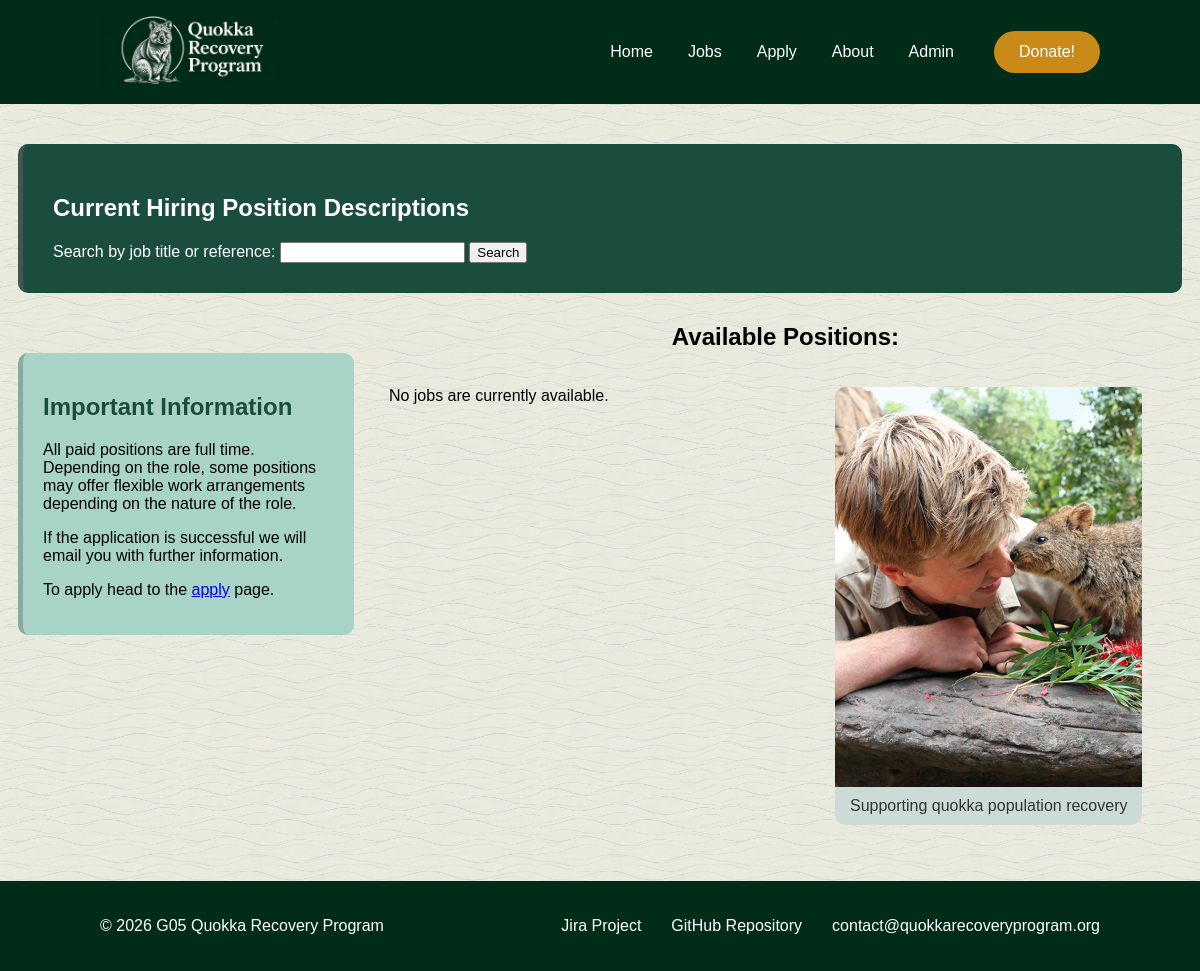
Before: /jobs.php with the older database file.
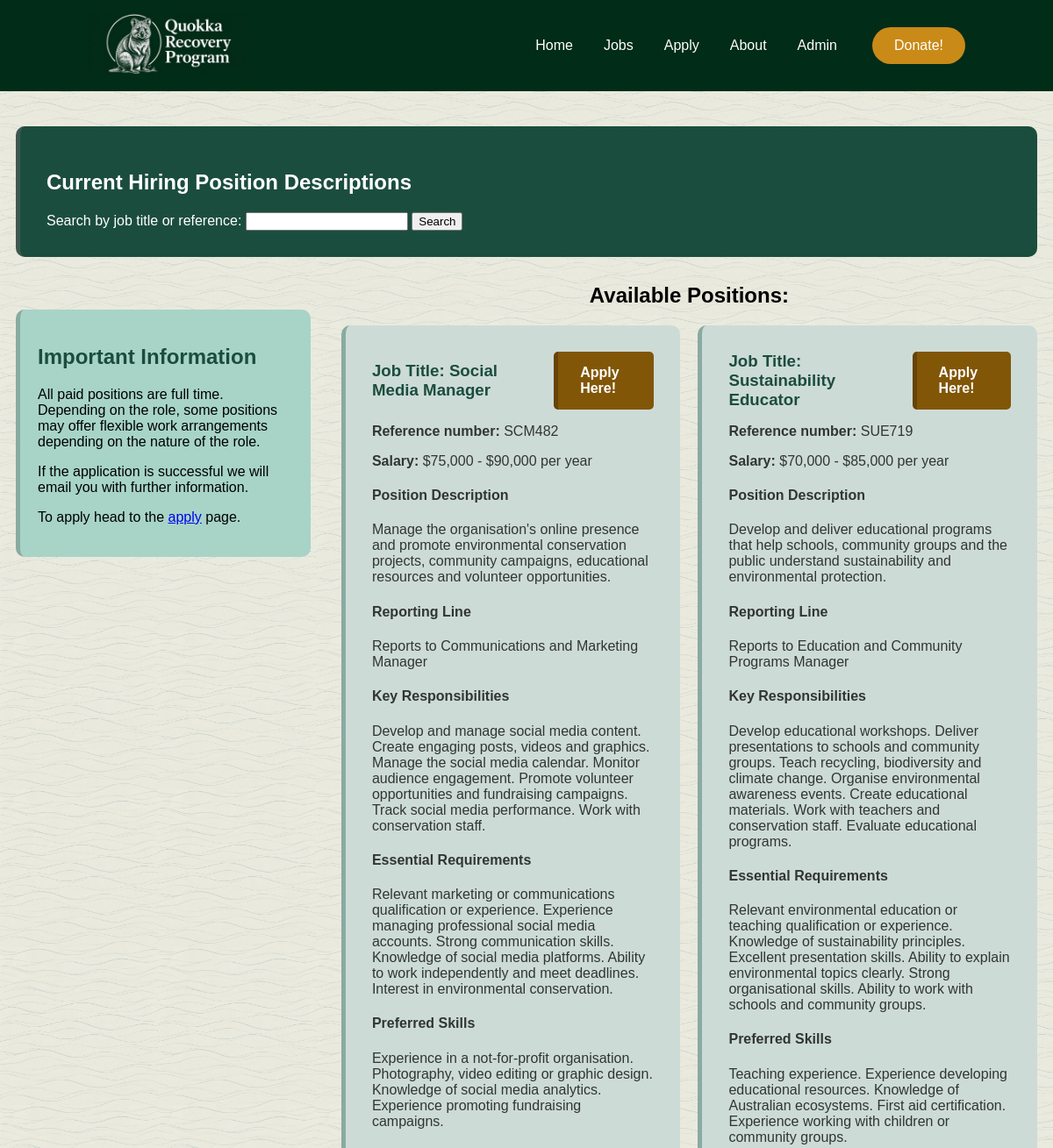
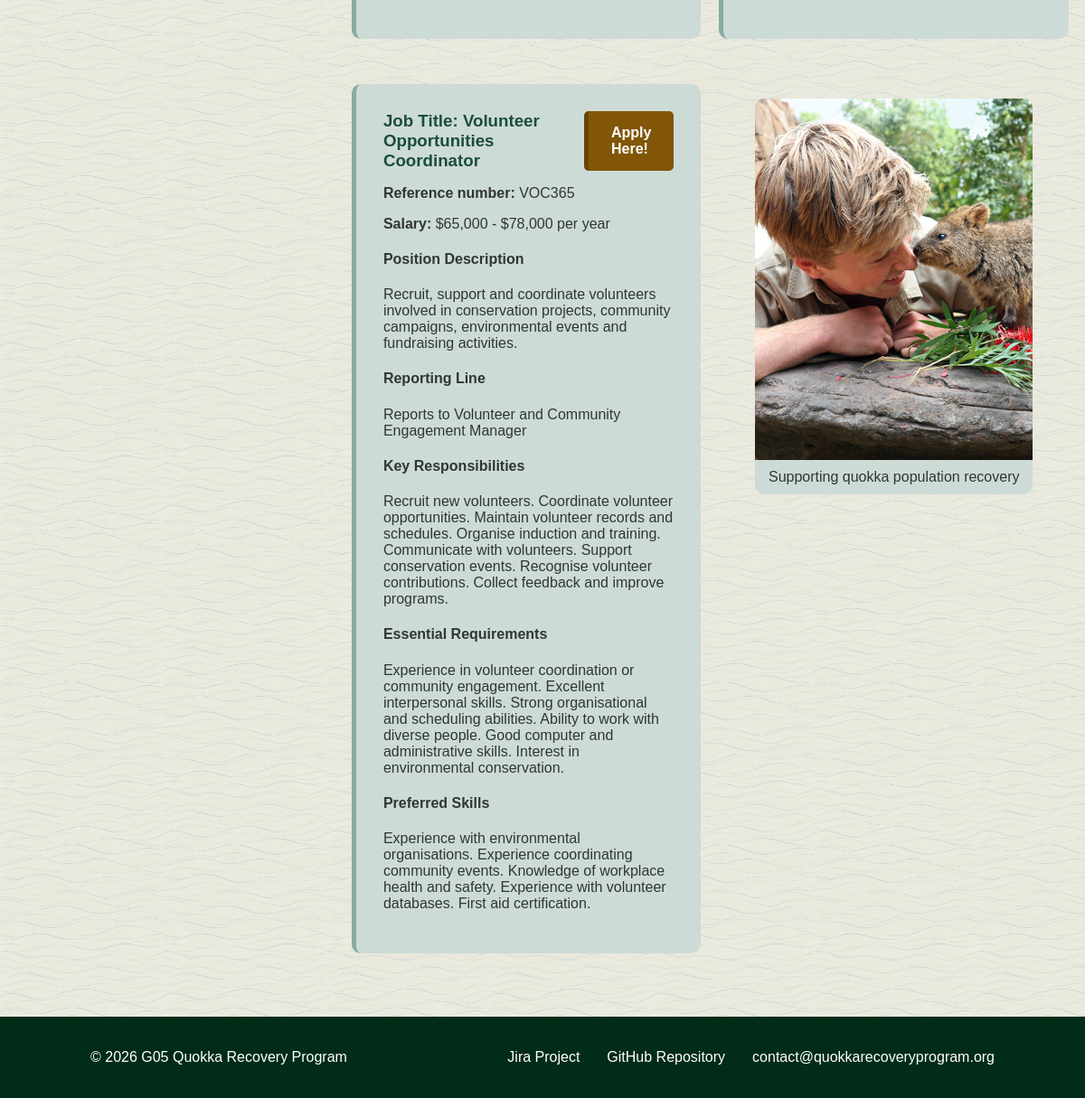
After: the same page with the newer database file (2 pictures, top to bottom).
### tables this page shows
CREATE TABLE IF NOT EXISTS `jobs` (
    `job_id` INT NOT NULL AUTO_INCREMENT,
    `job_ref` CHAR(6) NOT NULL,
    `job_title` VARCHAR(100) NOT NULL,
    `salary` VARCHAR(50) NOT NULL,
    `description` TEXT NOT NULL,
    `reporting_line` VARCHAR(150) NOT NULL,
    `responsibilities` TEXT NOT NULL,
    `essential_requirements` TEXT NOT NULL,
    `preferred_skills` TEXT NOT NULL,
    PRIMARY KEY (`job_id`),
    UNIQUE KEY `job_ref` (`job_ref`)
);

### jobs.php (the view, shortened to what this page needs)
<?php
include 'header.inc';
require_once 'settings.php';
$conn = mysqli_connect($host, $user, $pwd, $sql_db);
if (isset($_GET['search'])) {
    $search = mysqli_real_escape_string($conn, $_GET['search']);
    $sql = "SELECT * FROM jobs
            WHERE job_title LIKE '%$search%'
            OR job_ref LIKE '%$search%'";
} else {
    $sql = "SELECT * FROM jobs";
}
$result = mysqli_query($conn, $sql);
?>
<main>
    <section id="jobs-title">
        <h1>Current Hiring Position Descriptions</h1>
        <form action="jobs.php" method="get">
            <label for="search">Search by job title or reference:</label>
            <input
                type="text"
                id="search"
                name="search"
                value="<?php
                    if (isset($_GET['search'])) {
                        echo $_GET['search'];
                    }
                ?>">
            <input type="submit" value="Search">
        </form>
    </section>
    <aside id="jobs-info">
        <h2>Important Information</h2>
        <p>
            All paid positions are full time. Depending on the role,
            some positions may offer flexible work arrangements
            depending on the nature of the role.
        </p>
        <p>
            If the application is successful we will email you
            with further information.
        </p>
        <p>
            To apply head to the <a href="apply.php">apply</a> page.
        </p>
    </aside>
    <section>
        <h2 style="text-align: center;">Available Positions:</h2>
    </section>
    <div class="jobs-grid">
        <?php
        if (mysqli_num_rows($result) > 0) {
            while ($row = mysqli_fetch_assoc($result)) {
                echo "<article class='job-block'>";
                echo "<div class='job-title-row'>";
                echo "<h3 class='job-heading'><strong>Job Title: </strong>"
                    . $row['job_title'] . "</h3>";
                echo "<a class='apply-here' href='apply.php'>Apply Here!</a>";
                echo "</div>";
                echo "<p><strong>Reference number: </strong>"
                    . $row['job_ref'] . "</p>";
                echo "<p><strong>Salary: </strong>"
                    . $row['salary'] . "</p>";
                echo "<h4>Position Description</h4>";
                echo "<p>" . $row['description'] . "</p>";
                echo "<h4>Reporting Line</h4>";
                echo "<p>Reports to " . $row['reporting_line'] . "</p>";
                echo "<h4>Key Responsibilities</h4>";
                echo "<p>" . $row['responsibilities'] . "</p>";
                echo "<h4>Essential Requirements</h4>";
                echo "<p>" . $row['essential_requirements'] . "</p>";
                echo "<h4>Preferred Skills</h4>";
                echo "<p>" . $row['preferred_skills'] . "</p>";
                echo "</article>";
            }
        } else {
            if (isset($_GET['search'])) {
                echo "<p>No matching jobs found.</p>";
            } else {
                echo "<p>No jobs are currently available.</p>";
            }
        }
        ?>
        <figure class="jobs-image">
            <img
                src="images/jobs-image.jpg"
                alt="Volunteers planting trees in a community park.">
            <figcaption style="background-color: #cddbd7; color: #313534;
                        padding: 10px; text-align: center;
                        border-radius: 0 0 10px 10px;">
                        Supporting quokka population recovery</figcaption>
        </figure>
    </div>
</main>
<?php
include 'footer.inc';
?>

### header.inc (shortened to what this page needs)
<?php
$current_page = basename($_SERVER['PHP_SELF']);
?>
<!DOCTYPE html>
<html lang="en">
<head>
  <link rel="stylesheet" href="styles.css">
</head>
<body>
<header>
  <div class="header-content">
    <a href="index.php">
      <img class="logo" src="images/quokka_logo.png" alt="Quokka Recovery Program logo">
    </a>
    <?php include 'nav.inc'; ?>
    <a class="donate-button" href="#">Donate!</a>
  </div>
</header>

### nav.inc
<?php
$nav_links = [
    'index.php' => 'Home',
    'jobs.php'  => 'Jobs',
    'apply.php' => 'Apply',
    'about.php' => 'About',
    'manage.php' => 'Admin'
];
?>
<nav aria-label="Main navigation">
<?php foreach ($nav_links as $file => $label): ?>
  <a href="<?php echo $file; ?>"<?php if ($current_page === $file) { echo ' aria-current="page"'; } ?>><?php echo $label; ?></a>
<?php endforeach; ?>
</nav>

### footer.inc (shortened to what this page needs)
  <footer>
    <div class="footer-content">
        <p>&copy; 2026 G05 Quokka Recovery Program </p>
        <div class="footer-links">
            <a href="https://g05-applied-web-project.atlassian.net/jira/software/projects/SCRUM/boards/1"
               target="_blank">
                Jira Project
            </a>
            <a href="https://github.com/106009537/g05-applied-web-project.git"
               target="_blank">
                GitHub Repository
            </a>
            <a href="mailto:106009537@student.swin.edu.au">
                contact@quokkarecoveryprogram.org
            </a>
        </div>
    </div>
</footer>
</body>
</html>

### styles.css (style rules this page uses)
main { width: 97%; max-width: 1400px; margin: 0 auto; }
html, body { margin: 0; padding: 0; }
header { background-color: #002C18; width: 100vw; margin-left: calc(50% - 50vw); }
.header-content { width: 90%; max-width: 1000px; margin: 0 auto; padding: 15px 0; display: flex; align-items: center; }
.logo { width: 180px; height: auto; }
nav { display: flex; gap: 35px; margin-left: auto; }
nav a { color: white; text-decoration: none; }
.donate-button { margin-left: 40px; background-color: #C98A17; color: white; padding: 12px 25px; border-radius: 25px; text-decoration: none; }
body { font-family: 'Trebuchet MS', 'Lucida Sans Unicode', 'Lucida Grande', 'Lucida Sans', Arial, sans-serif; background-color: #ffffff; background-image: url("images/waves-pattern.png"); background-repeat: repeat; background-size: 180px; }
footer { background-color: #002C18; color: white; margin-top: 40px; }
.footer-content { width: 90%; max-width: 1000px; margin: 0 auto; display: flex; justify-content: space-between; align-items: center; padding: 20px 0; }
.footer-links { display: flex; gap: 30px; }
.footer-links a { color: white; text-decoration: none; }
.apply-here { background-color: rgb(129, 86, 7); color: white; padding: 15px 25px; border-radius: 5px; text-decoration: none; margin-left: 20px; font-weight: bold; border-left: 5px solid rgb(102, 68, 5); }
.jobs-grid { display: grid; grid-template-columns: 1fr 1fr; gap: 20px; }
.job-title-row { display: flex; align-items: center; justify-content: flex-start; }
.job-heading { margin: 0; color: #1B4D3E; }
#jobs-title { background-color: #1B4D3E; border-left: 5px solid rgb(64, 87, 81); color: white; padding: 30px; border-radius: 10px; margin-top: 40px; margin-bottom: 30px; }
.job-block { background-color: #cddbd7; color: #313534; padding: 30px; margin-bottom: 30px; border-radius: 10px; border-left: 5px solid #88aba1; }
#jobs-title h1 { color: white; }
#jobs-info { width: 25%; margin: 30px 3% 30px 0; padding: 20px; background-color: #a7d4c7; border-left: 5px solid #88aba1; border-radius: 10px; float: left; }
#jobs-info h2 { color: #1B4D3E; }
.jobs-image { border-radius: 10px; text-align: center; overflow: hidden; }
.jobs-image img { width: 100%; height: 400px; object-fit: cover; display: block; }

Changed rows visible on the page:
added jobs: job_title "Social Media Manager", job_ref "SCM482", salary "$75,000 - $90,000 per year", description "Manage the organisation's online presence and promote environmental conservation projects, community campaigns, educational resources and volunteer opportunities.", reporting_line "Communications and Marketing Manager", responsibilities "Develop and manage social media content. Create engaging posts, videos and graphics. Manage the social media calendar. Monitor audience engagement. Promote volunteer opportunities and fundraising campaigns. Track social media performance. Work with conservation staff.", essential_requirements "Relevant marketing or communications qualification or experience. Experience managing professional social media accounts. Strong communication skills. Knowledge of social media platforms. Ability to work independently and meet deadlines. Interest in environmental conservation.", preferred_skills "Experience in a not-for-profit organisation. Photography, video editing or graphic design. Knowledge of social media analytics. Experience promoting fundraising campaigns."
added jobs: job_title "Sustainability Educator", job_ref "SUE719", salary "$70,000 - $85,000 per year", description "Develop and deliver educational programs that help schools, community groups and the public understand sustainability and environmental protection.", reporting_line "Education and Community Programs Manager", responsibilities "Develop educational workshops. Deliver presentations to schools and community groups. Teach recycling, biodiversity and climate change. Organise environmental awareness events. Create educational materials. Work with teachers and conservation staff. Evaluate educational programs.", essential_requirements "Relevant environmental education or teaching qualification or experience. Knowledge of sustainability principles. Excellent presentation skills. Ability to explain environmental topics clearly. Strong organisational skills. Ability to work with schools and community groups.", preferred_skills "Teaching experience. Experience developing educational resources. Knowledge of Australian ecosystems. First aid certification. Experience working with children or community groups."
added jobs: job_title "Volunteer Opportunities Coordinator", job_ref "VOC365", salary "$65,000 - $78,000 per year", description "Recruit, support and coordinate volunteers involved in conservation projects, community campaigns, environmental events and fundraising activities.", reporting_line "Volunteer and Community Engagement Manager", responsibilities "Recruit new volunteers. Coordinate volunteer opportunities. Maintain volunteer records and schedules. Organise induction and training. Communicate with volunteers. Support conservation events. Recognise volunteer contributions. Collect feedback and improve programs.", essential_requirements "Experience in volunteer coordination or community engagement. Excellent interpersonal skills. Strong organisational and scheduling abilities. Ability to work with diverse people. Good computer and administrative skills. Interest in environmental conservation.", preferred_skills "Experience with environmental organisations. Experience coordinating community events. Knowledge of workplace health and safety. Experience with volunteer databases. First aid certification."
Other visible differences:
text no longer shown: "No jobs are currently available."
